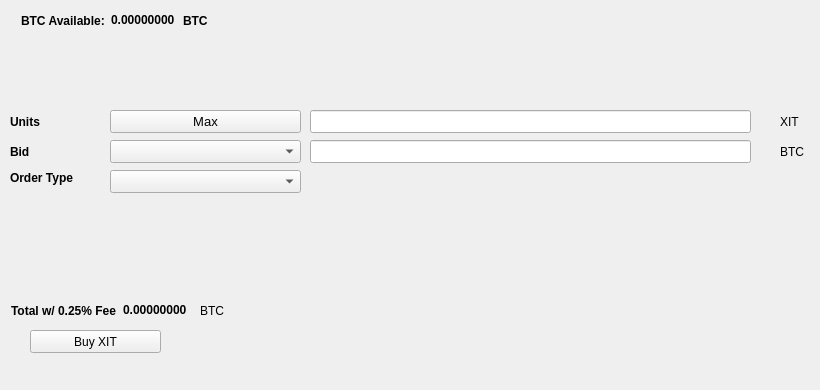
   <widget class="QWidget" name="BuyTab">
    <attribute name="title">
     <string>Buy</string>
    </attribute>
    <widget class="QPushButton" name="BuyXIT">
     <property name="geometry">
      <rect>
       <x>30</x>
       <y>330</y>
       <width>131</width>
       <height>23</height>
      </rect>
     </property>
     <property name="text">
      <string>Buy XIT</string>
     </property>
     <property name="icon">
      <iconset resource="../ittrium.qrc">
       <normaloff>:/icons/bitcoin</normaloff>:/icons/bitcoin</iconset>
     </property>
    </widget>
    <widget class="QLabel" name="label_3">
     <property name="geometry">
      <rect>
       <x>10</x>
       <y>110</y>
       <width>46</width>
       <height>23</height>
      </rect>
     </property>
     <property name="font">
      <font>
       <weight>75</weight>
       <bold>true</bold>
      </font>
     </property>
     <property name="text">
      <string>Units</string>
     </property>
    </widget>
    <widget class="QLineEdit" name="UnitsInput">
     <property name="geometry">
      <rect>
       <x>310</x>
       <y>110</y>
       <width>441</width>
       <height>23</height>
      </rect>
     </property>
     <property name="font">
      <font>
       <pointsize>9</pointsize>
       <weight>75</weight>
       <bold>true</bold>
      </font>
     </property>
    </widget>
    <widget class="QLineEdit" name="BuyBidPriceEdit">
     <property name="geometry">
      <rect>
       <x>310</x>
       <y>140</y>
       <width>441</width>
       <height>23</height>
      </rect>
     </property>
     <property name="font">
      <font>
       <pointsize>9</pointsize>
       <weight>75</weight>
       <bold>true</bold>
      </font>
     </property>
    </widget>
    <widget class="QLabel" name="label_4">
     <property name="geometry">
      <rect>
       <x>780</x>
       <y>110</y>
       <width>31</width>
       <height>23</height>
      </rect>
     </property>
     <property name="text">
      <string>XIT</string>
     </property>
    </widget>
    <widget class="QLabel" name="label_5">
     <property name="geometry">
      <rect>
       <x>780</x>
       <y>140</y>
       <width>31</width>
       <height>23</height>
      </rect>
     </property>
     <property name="text">
      <string>BTC</string>
     </property>
    </widget>
    <widget class="QLabel" name="label_6">
     <property name="geometry">
      <rect>
       <x>10</x>
       <y>140</y>
       <width>46</width>
       <height>23</height>
      </rect>
     </property>
     <property name="font">
      <font>
       <weight>75</weight>
       <bold>true</bold>
      </font>
     </property>
     <property name="text">
      <string>Bid</string>
     </property>
    </widget>
    <widget class="QLabel" name="label_7">
     <property name="geometry">
      <rect>
       <x>10</x>
       <y>170</y>
       <width>91</width>
       <height>16</height>
      </rect>
     </property>
     <property name="font">
      <font>
       <weight>75</weight>
       <bold>true</bold>
      </font>
     </property>
     <property name="text">
      <string>Order Type</string>
     </property>
    </widget>
    <widget class="QPushButton" name="Buy_Max_Amount">
     <property name="geometry">
      <rect>
       <x>110</x>
       <y>110</y>
       <width>191</width>
       <height>23</height>
      </rect>
     </property>
     <property name="font">
      <font>
       <pointsize>10</pointsize>
      </font>
     </property>
     <property name="text">
      <string>Max</string>
     </property>
    </widget>
    <widget class="QComboBox" name="BuyBidcomboBox">
     <property name="geometry">
      <rect>
       <x>110</x>
       <y>140</y>
       <width>191</width>
       <height>23</height>
      </rect>
     </property>
     <property name="font">
      <font>
       <pointsize>10</pointsize>
      </font>
     </property>
    </widget>
    <widget class="QComboBox" name="buyOrdertypeCombo">
     <property name="geometry">
      <rect>
       <x>110</x>
       <y>170</y>
       <width>191</width>
       <height>23</height>
      </rect>
     </property>
     <property name="font">
      <font>
       <pointsize>10</pointsize>
      </font>
     </property>
    </widget>
    <widget class="QWidget" name="layoutWidget1">
     <property name="geometry">
      <rect>
       <x>21</x>
       <y>11</y>
       <width>227</width>
       <height>19</height>
      </rect>
     </property>
     <layout class="QHBoxLayout" name="horizontalLayout_3">
      <item>
       <widget class="QLabel" name="label232">
        <property name="font">
         <font>
          <weight>75</weight>
          <bold>true</bold>
         </font>
        </property>
        <property name="text">
         <string>BTC Available:</string>
        </property>
       </widget>
      </item>
      <item>
       <widget class="QLabel" name="BtcAvailableLbl">
        <property name="palette">
         <palette>
          <active>
           <colorrole role="WindowText">
            <brush brushstyle="SolidPattern">
             <color alpha="255">
              <red>0</red>
              <green>0</green>
              <blue>0</blue>
             </color>
            </brush>
           </colorrole>
           <colorrole role="Button">
            <brush brushstyle="SolidPattern">
             <color alpha="255">
              <red>0</red>
              <green>170</green>
              <blue>0</blue>
             </color>
            </brush>
           </colorrole>
           <colorrole role="Light">
            <brush brushstyle="SolidPattern">
             <color alpha="255">
              <red>0</red>
              <green>255</green>
              <blue>0</blue>
             </color>
            </brush>
           </colorrole>
           <colorrole role="Midlight">
            <brush brushstyle="SolidPattern">
             <color alpha="255">
              <red>0</red>
              <green>212</green>
              <blue>0</blue>
             </color>
            </brush>
           </colorrole>
           <colorrole role="Dark">
            <brush brushstyle="SolidPattern">
             <color alpha="255">
              <red>0</red>
              <green>85</green>
              <blue>0</blue>
             </color>
            </brush>
           </colorrole>
           <colorrole role="Mid">
            <brush brushstyle="SolidPattern">
             <color alpha="255">
              <red>0</red>
              <green>113</green>
              <blue>0</blue>
             </color>
            </brush>
           </colorrole>
           <colorrole role="Text">
            <brush brushstyle="SolidPattern">
             <color alpha="255">
              <red>0</red>
              <green>170</green>
              <blue>0</blue>
             </color>
            </brush>
           </colorrole>
           <colorrole role="BrightText">
            <brush brushstyle="SolidPattern">
             <color alpha="255">
              <red>255</red>
              <green>255</green>
              <blue>255</blue>
             </color>
            </brush>
           </colorrole>
           <colorrole role="ButtonText">
            <brush brushstyle="SolidPattern">
             <color alpha="255">
              <red>0</red>
              <green>0</green>
              <blue>0</blue>
             </color>
            </brush>
           </colorrole>
           <colorrole role="Base">
            <brush brushstyle="SolidPattern">
             <color alpha="255">
              <red>255</red>
              <green>255</green>
              <blue>255</blue>
             </color>
            </brush>
           </colorrole>
           <colorrole role="Window">
            <brush brushstyle="SolidPattern">
             <color alpha="255">
              <red>0</red>
              <green>170</green>
              <blue>0</blue>
             </color>
            </brush>
           </colorrole>
           <colorrole role="Shadow">
            <brush brushstyle="SolidPattern">
             <color alpha="255">
              <red>0</red>
              <green>0</green>
              <blue>0</blue>
             </color>
            </brush>
           </colorrole>
           <colorrole role="AlternateBase">
            <brush brushstyle="SolidPattern">
             <color alpha="255">
              <red>127</red>
              <green>212</green>
              <blue>127</blue>
             </color>
            </brush>
           </colorrole>
           <colorrole role="ToolTipBase">
            <brush brushstyle="SolidPattern">
             <color alpha="255">
              <red>255</red>
              <green>255</green>
              <blue>220</blue>
             </color>
            </brush>
           </colorrole>
           <colorrole role="ToolTipText">
            <brush brushstyle="SolidPattern">
             <color alpha="255">
              <red>0</red>
              <green>0</green>
              <blue>0</blue>
             </color>
            </brush>
           </colorrole>
          </active>
          <inactive>
           <colorrole role="WindowText">
            <brush brushstyle="SolidPattern">
             <color alpha="255">
              <red>0</red>
              <green>0</green>
              <blue>0</blue>
             </color>
            </brush>
           </colorrole>
           <colorrole role="Button">
            <brush brushstyle="SolidPattern">
             <color alpha="255">
              <red>0</red>
              <green>170</green>
              <blue>0</blue>
             </color>
            </brush>
           </colorrole>
           <colorrole role="Light">
            <brush brushstyle="SolidPattern">
             <color alpha="255">
              <red>0</red>
              <green>255</green>
              <blue>0</blue>
             </color>
            </brush>
           </colorrole>
           <colorrole role="Midlight">
            <brush brushstyle="SolidPattern">
             <color alpha="255">
              <red>0</red>
              <green>212</green>
              <blue>0</blue>
             </color>
            </brush>
           </colorrole>
           <colorrole role="Dark">
            <brush brushstyle="SolidPattern">
             <color alpha="255">
              <red>0</red>
              <green>85</green>
              <blue>0</blue>
             </color>
            </brush>
           </colorrole>
           <colorrole role="Mid">
            <brush brushstyle="SolidPattern">
             <color alpha="255">
              <red>0</red>
              <green>113</green>
              <blue>0</blue>
             </color>
            </brush>
           </colorrole>
           <colorrole role="Text">
            <brush brushstyle="SolidPattern">
             <color alpha="255">
              <red>0</red>
              <green>170</green>
              <blue>0</blue>
             </color>
            </brush>
           </colorrole>
           <colorrole role="BrightText">
            <brush brushstyle="SolidPattern">
             <color alpha="255">
              <red>255</red>
              <green>255</green>
              <blue>255</blue>
             </color>
            </brush>
           </colorrole>
           <colorrole role="ButtonText">
            <brush brushstyle="SolidPattern">
             <color alpha="255">
              <red>0</red>
              <green>0</green>
              <blue>0</blue>
             </color>
            </brush>
           </colorrole>
           <colorrole role="Base">
            <brush brushstyle="SolidPattern">
             <color alpha="255">
              <red>255</red>
              <green>255</green>
              <blue>255</blue>
             </color>
            </brush>
           </colorrole>
           <colorrole role="Window">
            <brush brushstyle="SolidPattern">
             <color alpha="255">
              <red>0</red>
              <green>170</green>
              <blue>0</blue>
             </color>
            </brush>
           </colorrole>
           <colorrole role="Shadow">
            <brush brushstyle="SolidPattern">
             <color alpha="255">
              <red>0</red>
              <green>0</green>
              <blue>0</blue>
             </color>
            </brush>
           </colorrole>
           <colorrole role="AlternateBase">
            <brush brushstyle="SolidPattern">
             <color alpha="255">
              <red>127</red>
              <green>212</green>
              <blue>127</blue>
             </color>
            </brush>
           </colorrole>
           <colorrole role="ToolTipBase">
            <brush brushstyle="SolidPattern">
             <color alpha="255">
              <red>255</red>
              <green>255</green>
              <blue>220</blue>
             </color>
            </brush>
           </colorrole>
           <colorrole role="ToolTipText">
            <brush brushstyle="SolidPattern">
             <color alpha="255">
              <red>0</red>
              <green>0</green>
              <blue>0</blue>
             </color>
            </brush>
           </colorrole>
          </inactive>
          <disabled>
           <colorrole role="WindowText">
            <brush brushstyle="SolidPattern">
             <color alpha="255">
              <red>0</red>
              <green>85</green>
              <blue>0</blue>
             </color>
            </brush>
           </colorrole>
           <colorrole role="Button">
            <brush brushstyle="SolidPattern">
             <color alpha="255">
              <red>0</red>
              <green>170</green>
              <blue>0</blue>
             </color>
            </brush>
           </colorrole>
           <colorrole role="Light">
            <brush brushstyle="SolidPattern">
             <color alpha="255">
              <red>0</red>
              <green>255</green>
              <blue>0</blue>
             </color>
            </brush>
           </colorrole>
           <colorrole role="Midlight">
            <brush brushstyle="SolidPattern">
             <color alpha="255">
              <red>0</red>
              <green>212</green>
              <blue>0</blue>
             </color>
            </brush>
           </colorrole>
           <colorrole role="Dark">
            <brush brushstyle="SolidPattern">
             <color alpha="255">
              <red>0</red>
              <green>85</green>
              <blue>0</blue>
             </color>
            </brush>
           </colorrole>
           <colorrole role="Mid">
            <brush brushstyle="SolidPattern">
             <color alpha="255">
              <red>0</red>
              <green>113</green>
              <blue>0</blue>
             </color>
            </brush>
           </colorrole>
           <colorrole role="Text">
            <brush brushstyle="SolidPattern">
             <color alpha="255">
              <red>0</red>
              <green>85</green>
              <blue>0</blue>
             </color>
            </brush>
           </colorrole>
           <colorrole role="BrightText">
            <brush brushstyle="SolidPattern">
             <color alpha="255">
              <red>255</red>
              <green>255</green>
              <blue>255</blue>
             </color>
            </brush>
           </colorrole>
           <colorrole role="ButtonText">
            <brush brushstyle="SolidPattern">
             <color alpha="255">
              <red>0</red>
              <green>85</green>
              <blue>0</blue>
             </color>
            </brush>
           </colorrole>
           <colorrole role="Base">
            <brush brushstyle="SolidPattern">
             <color alpha="255">
              <red>0</red>
              <green>170</green>
              <blue>0</blue>
             </color>
            </brush>
           </colorrole>
           <colorrole role="Window">
            <brush brushstyle="SolidPattern">
             <color alpha="255">
              <red>0</red>
              <green>170</green>
              <blue>0</blue>
             </color>
            </brush>
           </colorrole>
           <colorrole role="Shadow">
            <brush brushstyle="SolidPattern">
             <color alpha="255">
              <red>0</red>
              <green>0</green>
              <blue>0</blue>
             </color>
            </brush>
           </colorrole>
           <colorrole role="AlternateBase">
            <brush brushstyle="SolidPattern">
             <color alpha="255">
              <red>0</red>
              <green>170</green>
              <blue>0</blue>
             </color>
            </brush>
           </colorrole>
           <colorrole role="ToolTipBase">
            <brush brushstyle="SolidPattern">
             <color alpha="255">
              <red>255</red>
              <green>255</green>
              <blue>220</blue>
             </color>
            </brush>
           </colorrole>
           <colorrole role="ToolTipText">
            <brush brushstyle="SolidPattern">
             <color alpha="255">
              <red>0</red>
              <green>0</green>
              <blue>0</blue>
             </color>
            </brush>
           </colorrole>
          </disabled>
         </palette>
        </property>
        <property name="font">
         <font>
          <weight>75</weight>
          <bold>true</bold>
         </font>
        </property>
        <property name="text">
         <string>0.00000000</string>
        </property>
        <property name="textInteractionFlags">
         <set>Qt::LinksAccessibleByMouse|Qt::TextSelectableByKeyboard|Qt::TextSelectableByMouse</set>
        </property>
       </widget>
      </item>
      <item>
       <widget class="QLabel" name="BtcAvailableLbl_2">
        <property name="font">
         <font>
          <weight>75</weight>
          <bold>true</bold>
         </font>
        </property>
        <property name="text">
         <string>BTC</string>
        </property>
       </widget>
      </item>
     </layout>
    </widget>
    <widget class="QWidget" name="layoutWidge2">
     <property name="geometry">
      <rect>
       <x>11</x>
       <y>301</y>
       <width>259</width>
       <height>19</height>
      </rect>
     </property>
     <layout class="QHBoxLayout" name="horizontalLayout_4">
      <item>
       <widget class="QLabel" name="label_9">
        <property name="font">
         <font>
          <weight>75</weight>
          <bold>true</bold>
         </font>
        </property>
        <property name="text">
         <string>Total w/ 0.25% Fee</string>
        </property>
       </widget>
      </item>
      <item>
       <widget class="QLabel" name="BuyCostLabel">
        <property name="palette">
         <palette>
          <active>
           <colorrole role="WindowText">
            <brush brushstyle="SolidPattern">
             <color alpha="255">
              <red>0</red>
              <green>0</green>
              <blue>0</blue>
             </color>
            </brush>
           </colorrole>
           <colorrole role="Button">
            <brush brushstyle="SolidPattern">
             <color alpha="255">
              <red>0</red>
              <green>170</green>
              <blue>0</blue>
             </color>
            </brush>
           </colorrole>
           <colorrole role="Light">
            <brush brushstyle="SolidPattern">
             <color alpha="255">
              <red>0</red>
              <green>255</green>
              <blue>0</blue>
             </color>
            </brush>
           </colorrole>
           <colorrole role="Midlight">
            <brush brushstyle="SolidPattern">
             <color alpha="255">
              <red>0</red>
              <green>212</green>
              <blue>0</blue>
             </color>
            </brush>
           </colorrole>
           <colorrole role="Dark">
            <brush brushstyle="SolidPattern">
             <color alpha="255">
              <red>0</red>
              <green>85</green>
              <blue>0</blue>
             </color>
            </brush>
           </colorrole>
           <colorrole role="Mid">
            <brush brushstyle="SolidPattern">
             <color alpha="255">
              <red>0</red>
              <green>113</green>
              <blue>0</blue>
             </color>
            </brush>
           </colorrole>
           <colorrole role="Text">
            <brush brushstyle="SolidPattern">
             <color alpha="255">
              <red>0</red>
              <green>170</green>
              <blue>0</blue>
             </color>
            </brush>
           </colorrole>
           <colorrole role="BrightText">
            <brush brushstyle="SolidPattern">
             <color alpha="255">
              <red>255</red>
              <green>255</green>
              <blue>255</blue>
             </color>
            </brush>
           </colorrole>
           <colorrole role="ButtonText">
            <brush brushstyle="SolidPattern">
             <color alpha="255">
              <red>0</red>
              <green>0</green>
              <blue>0</blue>
             </color>
            </brush>
           </colorrole>
           <colorrole role="Base">
            <brush brushstyle="SolidPattern">
             <color alpha="255">
              <red>255</red>
              <green>255</green>
              <blue>255</blue>
             </color>
            </brush>
           </colorrole>
           <colorrole role="Window">
            <brush brushstyle="SolidPattern">
             <color alpha="255">
              <red>0</red>
              <green>170</green>
              <blue>0</blue>
             </color>
            </brush>
           </colorrole>
           <colorrole role="Shadow">
            <brush brushstyle="SolidPattern">
             <color alpha="255">
              <red>0</red>
              <green>0</green>
              <blue>0</blue>
             </color>
            </brush>
           </colorrole>
           <colorrole role="AlternateBase">
            <brush brushstyle="SolidPattern">
             <color alpha="255">
              <red>127</red>
              <green>212</green>
              <blue>127</blue>
             </color>
            </brush>
           </colorrole>
           <colorrole role="ToolTipBase">
            <brush brushstyle="SolidPattern">
             <color alpha="255">
              <red>255</red>
              <green>255</green>
              <blue>220</blue>
             </color>
            </brush>
           </colorrole>
           <colorrole role="ToolTipText">
            <brush brushstyle="SolidPattern">
             <color alpha="255">
              <red>0</red>
              <green>0</green>
              <blue>0</blue>
             </color>
            </brush>
           </colorrole>
          </active>
          <inactive>
           <colorrole role="WindowText">
            <brush brushstyle="SolidPattern">
             <color alpha="255">
              <red>0</red>
              <green>0</green>
              <blue>0</blue>
             </color>
            </brush>
           </colorrole>
           <colorrole role="Button">
            <brush brushstyle="SolidPattern">
             <color alpha="255">
              <red>0</red>
              <green>170</green>
              <blue>0</blue>
             </color>
            </brush>
           </colorrole>
           <colorrole role="Light">
            <brush brushstyle="SolidPattern">
             <color alpha="255">
              <red>0</red>
              <green>255</green>
              <blue>0</blue>
             </color>
            </brush>
           </colorrole>
           <colorrole role="Midlight">
            <brush brushstyle="SolidPattern">
             <color alpha="255">
              <red>0</red>
              <green>212</green>
              <blue>0</blue>
             </color>
            </brush>
           </colorrole>
           <colorrole role="Dark">
            <brush brushstyle="SolidPattern">
             <color alpha="255">
              <red>0</red>
              <green>85</green>
              <blue>0</blue>
             </color>
            </brush>
           </colorrole>
           <colorrole role="Mid">
            <brush brushstyle="SolidPattern">
             <color alpha="255">
              <red>0</red>
              <green>113</green>
              <blue>0</blue>
             </color>
            </brush>
           </colorrole>
           <colorrole role="Text">
            <brush brushstyle="SolidPattern">
             <color alpha="255">
              <red>0</red>
              <green>170</green>
              <blue>0</blue>
             </color>
            </brush>
           </colorrole>
           <colorrole role="BrightText">
            <brush brushstyle="SolidPattern">
             <color alpha="255">
              <red>255</red>
              <green>255</green>
              <blue>255</blue>
             </color>
            </brush>
           </colorrole>
           <colorrole role="ButtonText">
            <brush brushstyle="SolidPattern">
             <color alpha="255">
              <red>0</red>
              <green>0</green>
              <blue>0</blue>
             </color>
            </brush>
           </colorrole>
           <colorrole role="Base">
            <brush brushstyle="SolidPattern">
             <color alpha="255">
              <red>255</red>
              <green>255</green>
              <blue>255</blue>
             </color>
            </brush>
           </colorrole>
           <colorrole role="Window">
            <brush brushstyle="SolidPattern">
             <color alpha="255">
              <red>0</red>
              <green>170</green>
              <blue>0</blue>
             </color>
            </brush>
           </colorrole>
           <colorrole role="Shadow">
            <brush brushstyle="SolidPattern">
             <color alpha="255">
              <red>0</red>
              <green>0</green>
              <blue>0</blue>
             </color>
            </brush>
           </colorrole>
           <colorrole role="AlternateBase">
            <brush brushstyle="SolidPattern">
             <color alpha="255">
              <red>127</red>
              <green>212</green>
              <blue>127</blue>
             </color>
            </brush>
           </colorrole>
           <colorrole role="ToolTipBase">
            <brush brushstyle="SolidPattern">
             <color alpha="255">
              <red>255</red>
              <green>255</green>
              <blue>220</blue>
             </color>
            </brush>
           </colorrole>
           <colorrole role="ToolTipText">
            <brush brushstyle="SolidPattern">
             <color alpha="255">
              <red>0</red>
              <green>0</green>
              <blue>0</blue>
             </color>
            </brush>
           </colorrole>
          </inactive>
          <disabled>
           <colorrole role="WindowText">
            <brush brushstyle="SolidPattern">
             <color alpha="255">
              <red>0</red>
              <green>85</green>
              <blue>0</blue>
             </color>
            </brush>
           </colorrole>
           <colorrole role="Button">
            <brush brushstyle="SolidPattern">
             <color alpha="255">
              <red>0</red>
              <green>170</green>
              <blue>0</blue>
             </color>
            </brush>
           </colorrole>
           <colorrole role="Light">
            <brush brushstyle="SolidPattern">
             <color alpha="255">
              <red>0</red>
              <green>255</green>
              <blue>0</blue>
             </color>
            </brush>
           </colorrole>
           <colorrole role="Midlight">
            <brush brushstyle="SolidPattern">
             <color alpha="255">
              <red>0</red>
              <green>212</green>
              <blue>0</blue>
             </color>
            </brush>
           </colorrole>
           <colorrole role="Dark">
            <brush brushstyle="SolidPattern">
             <color alpha="255">
              <red>0</red>
              <green>85</green>
              <blue>0</blue>
             </color>
            </brush>
           </colorrole>
           <colorrole role="Mid">
            <brush brushstyle="SolidPattern">
             <color alpha="255">
              <red>0</red>
              <green>113</green>
              <blue>0</blue>
             </color>
            </brush>
           </colorrole>
           <colorrole role="Text">
            <brush brushstyle="SolidPattern">
             <color alpha="255">
              <red>0</red>
              <green>85</green>
              <blue>0</blue>
             </color>
            </brush>
           </colorrole>
           <colorrole role="BrightText">
            <brush brushstyle="SolidPattern">
             <color alpha="255">
              <red>255</red>
              <green>255</green>
              <blue>255</blue>
             </color>
            </brush>
           </colorrole>
           <colorrole role="ButtonText">
            <brush brushstyle="SolidPattern">
             <color alpha="255">
              <red>0</red>
              <green>85</green>
              <blue>0</blue>
             </color>
            </brush>
           </colorrole>
           <colorrole role="Base">
            <brush brushstyle="SolidPattern">
             <color alpha="255">
              <red>0</red>
              <green>170</green>
              <blue>0</blue>
             </color>
            </brush>
           </colorrole>
           <colorrole role="Window">
            <brush brushstyle="SolidPattern">
             <color alpha="255">
              <red>0</red>
              <green>170</green>
              <blue>0</blue>
             </color>
            </brush>
           </colorrole>
           <colorrole role="Shadow">
            <brush brushstyle="SolidPattern">
             <color alpha="255">
              <red>0</red>
              <green>0</green>
              <blue>0</blue>
             </color>
            </brush>
           </colorrole>
           <colorrole role="AlternateBase">
            <brush brushstyle="SolidPattern">
             <color alpha="255">
              <red>0</red>
              <green>170</green>
              <blue>0</blue>
             </color>
            </brush>
           </colorrole>
           <colorrole role="ToolTipBase">
            <brush brushstyle="SolidPattern">
             <color alpha="255">
              <red>255</red>
              <green>255</green>
              <blue>220</blue>
             </color>
            </brush>
           </colorrole>
           <colorrole role="ToolTipText">
            <brush brushstyle="SolidPattern">
             <color alpha="255">
              <red>0</red>
              <green>0</green>
              <blue>0</blue>
             </color>
            </brush>
           </colorrole>
          </disabled>
         </palette>
        </property>
        <property name="font">
         <font>
          <weight>75</weight>
          <bold>true</bold>
         </font>
        </property>
        <property name="autoFillBackground">
         <bool>false</bool>
        </property>
        <property name="text">
         <string>0.00000000</string>
        </property>
        <property name="textInteractionFlags">
         <set>Qt::LinksAccessibleByMouse|Qt::TextSelectableByMouse</set>
        </property>
       </widget>
      </item>
      <item>
       <widget class="QLabel" name="label_10">
        <property name="font">
         <font>
          <weight>50</weight>
          <bold>false</bold>
         </font>
        </property>
        <property name="text">
         <string>BTC</string>
        </property>
       </widget>
      </item>
     </layout>
    </widget>
    <widget class="QLabel" name="label_24">
     <property name="geometry">
      <rect>
       <x>460</x>
       <y>300</y>
       <width>281</width>
       <height>81</height>
      </rect>
     </property>
     <property name="text">
      <string/>
     </property>
     <property name="pixmap">
      <pixmap>:/images/bittrex</pixmap>
     </property>
    </widget>
   </widget>
